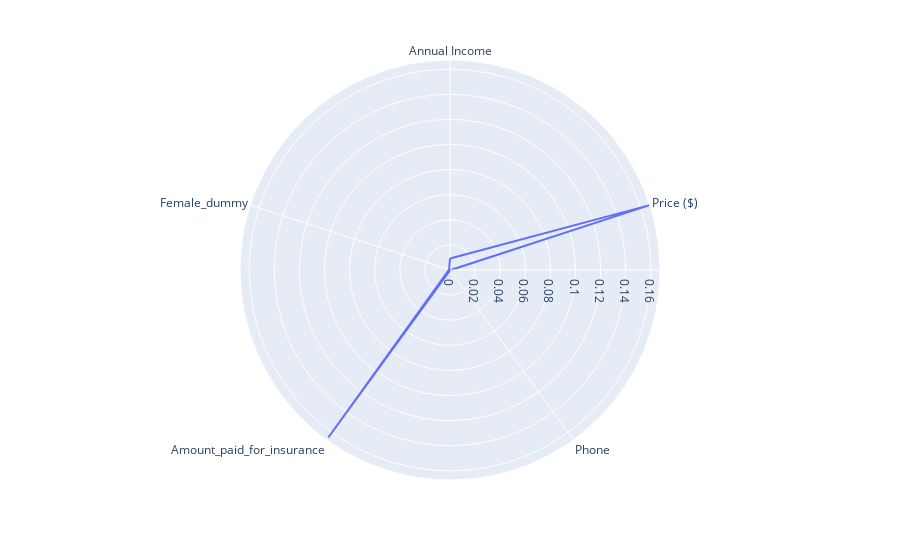

Write notebook code for a chart like this one.
### Code cell
fig = px.line_polar(numeric_corr
                    , r = 'corrs', theta = 'vars'
                    , line_close = True)

fig.show()

### Figure 1 — Plotly figure (JSON) as saved in the notebook; plotly's stock layout.template omitted (floating-point values rounded to 4 significant figures)
{"data": [{"hovertemplate": "corrs=%{r}<br>vars=%{theta}<extra></extra>", "legendgroup": "", "line": {"color": "#636efa", "dash": "solid"}, "marker": {"symbol": "circle"}, "mode": "lines", "name": "", "r": [0.009233, 0.1673, 0.0001863, 0.1649, 0.0007804, 0.009233], "showlegend": false, "subplot": "polar", "theta": ["Annual Income", "Price ($)", "Phone", "Amount_paid_for_insurance", "Female_dummy", "Annual Income"], "type": "scatterpolar"}], "layout": {"legend": {"tracegroupgap": 0}, "margin": {"t": 60}, "polar": {"angularaxis": {"direction": "clockwise", "rotation": 90}, "domain": {"x": [0, 1], "y": [0, 1]}}}}
